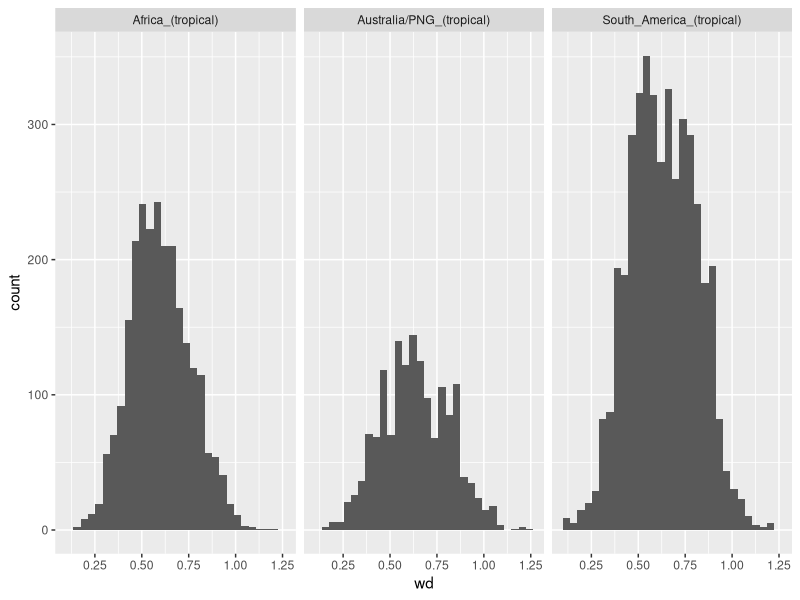
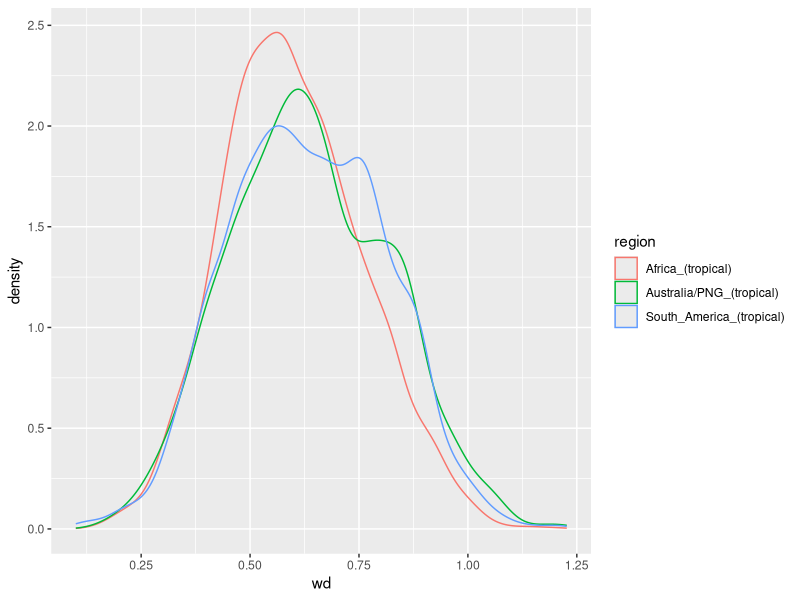
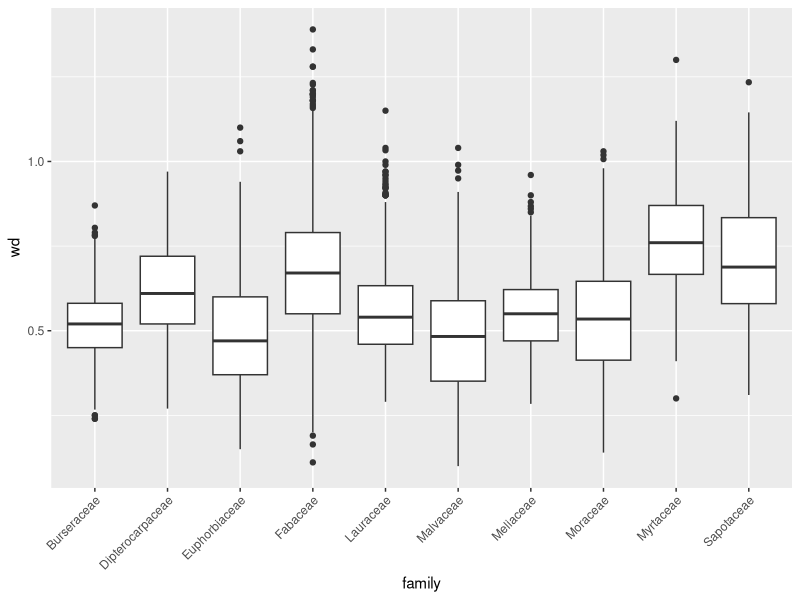
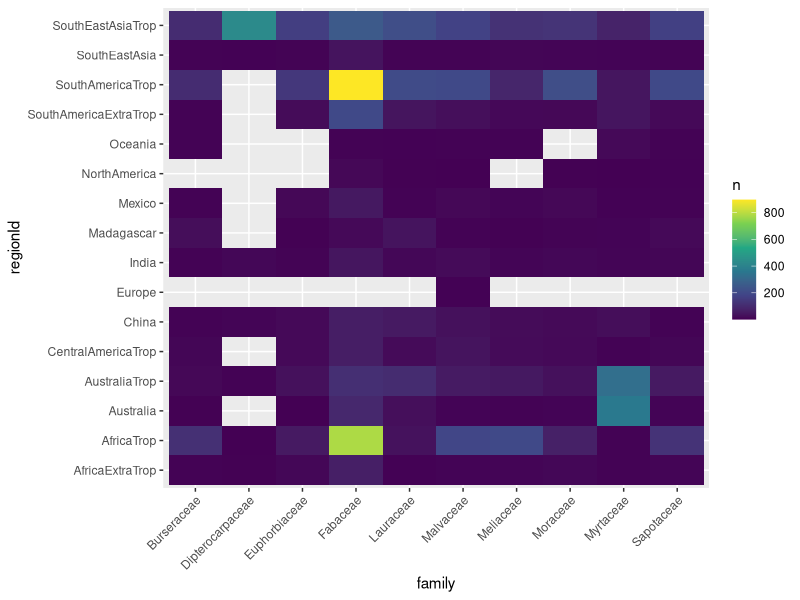
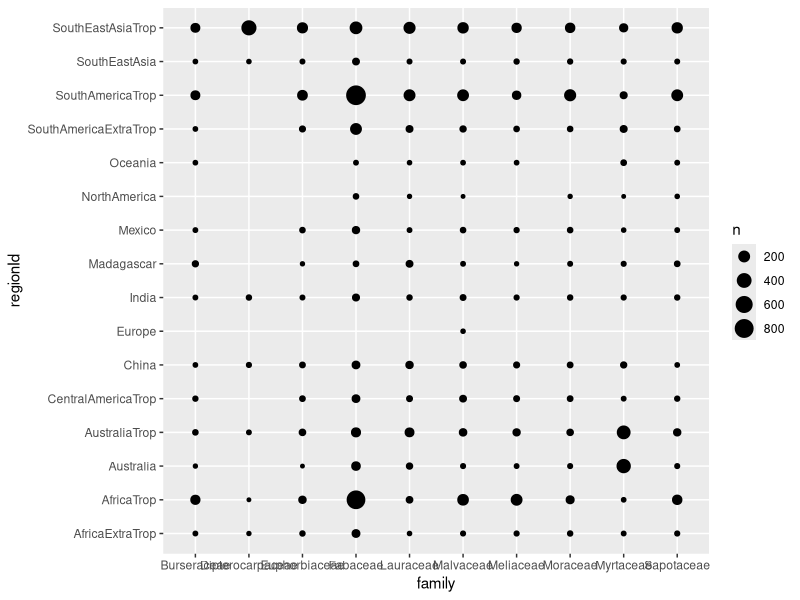
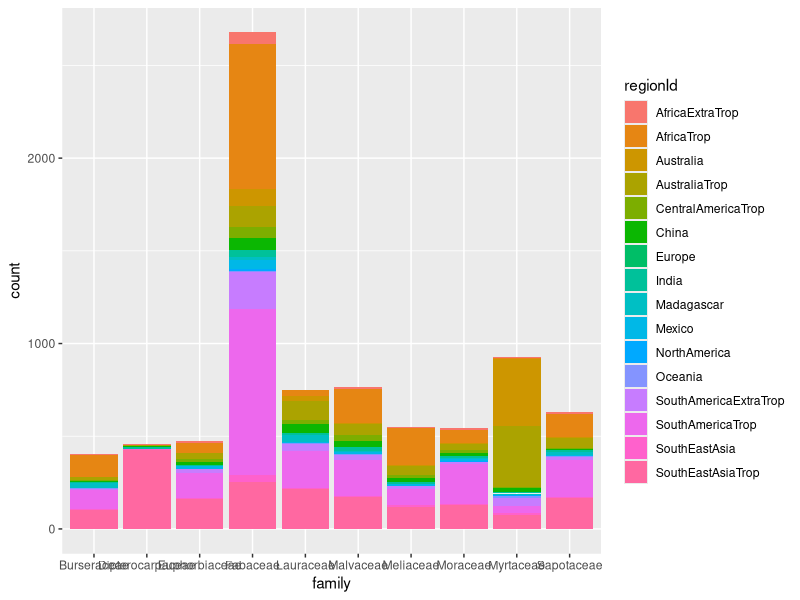
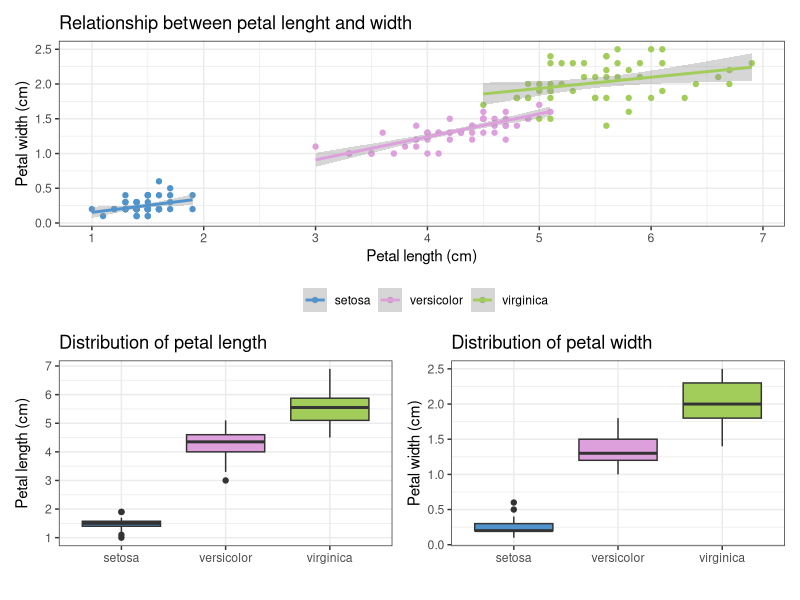

Write the R code that produced these figures, in order.
## ---- chunk 1
#| message: false
library(tidyverse)
library(patchwork)
## ---- chunk 2
wdData <- read_csv("data/wdData.csv")
str(wdData)
## ---- chunk 3
wdData %>% 
  filter(region %in% c("South_America_(tropical)", 
                       "Australia/PNG_(tropical)", 
                       "Africa_(tropical)")) %>% 
  ggplot(aes(x = wd)) + 
  geom_histogram() + 
  facet_wrap(~ region)
## ---- chunk 4
wdData %>% 
  filter(region %in% c("South_America_(tropical)", 
                       "Australia/PNG_(tropical)", 
                       "Africa_(tropical)")) %>% 
  ggplot(aes(x = wd, color = region)) + 
  geom_density()
## ---- chunk 5
# we do a boxplot because a density plot would be too much
abd_10 <- wdData %>% 
  count(family) %>% 
  arrange(desc(n)) %>% 
  slice_head(n = 10) 

wdData %>% 
  filter(family %in% abd_10$family) %>% 
  ggplot(aes(x = family, y = wd)) + 
  geom_boxplot() +
  theme(axis.text.x = element_text(angle = 45, hjust = 1))
## ---- chunk 6
# 1st possibility: heatmap
wdData %>% 
  filter(family %in% abd_10$family) %>% 
  count(family, regionId) %>% 
  ggplot(aes(x = family, y = regionId)) + 
  geom_tile(aes(fill = n)) +
  theme(axis.text.x = element_text(angle = 45, hjust = 1)) +
  scale_fill_viridis_c()
## ---- chunk 7
# 2nd possibility: bubble plot
wdData %>% 
  filter(family %in% abd_10$family) %>% 
  ggplot(aes(x = family, y = regionId)) + 
  geom_count()
## ---- chunk 8
# 3rd possibility: a stacked barplot
wdData %>% 
  filter(family %in% abd_10$family) %>% 
  ggplot(aes(x= family, fill = regionId)) + 
  geom_bar(position="stack") 
# but here difficult to find a palette with so many diverging colors
## ---- chunk 9
data(iris)
str(iris)
## ---- chunk 10
#| fig-width: 8
#| fig-height: 8
#| message: false

# 1st plot
p1 <- ggplot(iris, aes(x = Petal.Length, y=Petal.Width, 
                       color = Species)) + 
  geom_point() + 
  geom_smooth(method = lm) + 
  labs(x = "Petal length (cm)", # x axis label
       y = "Petal width (cm)",  # y axis label
       color = "",              # no title for the legend
       title = "Relationship between petal lenght and width") + # plot title
  scale_x_continuous(breaks = 1:8) + # change tick marks on x axis
  scale_y_continuous(breaks = seq(0, 2.5, by=0.5)) + # change tick marks on y axis
  scale_color_manual(values = c("setosa" = "steelblue3", # set the colours
                                "versicolor" = "plum",
                                "virginica" = "darkolivegreen3")) + 
  theme_bw() + # change the theme
  theme(legend.position = "bottom") # change the position of the legend

# 2nd plot
p2 <- ggplot(iris, aes(x = Species, y = Petal.Length, fill = Species)) +
  geom_boxplot() + 
  labs(x = "", # x axis label
       y = "Petal length (cm)", # y axis label
       title = "Distribution of petal length") + # plot title
  scale_y_continuous(breaks = 1:8) + # change tick marks on y axis
  scale_fill_manual(values = c("setosa" = "steelblue3", # set the colours
                                "versicolor" = "plum",
                                "virginica" = "darkolivegreen3")) + 
  theme_bw() + # change the theme
  theme(legend.position = "none") # remove the legend

# 3rd plot
p3 <- ggplot(iris, aes(x = Species, y = Petal.Width, fill = Species)) +
  geom_boxplot() + 
  labs(x = "", # x axis label
       y = "Petal width (cm)", # y axis label
       title = "Distribution of petal width") + # plot title
  scale_y_continuous(breaks = seq(0, 2.5, by=0.5)) + # change tick marks on y axis
  scale_fill_manual(values = c("setosa" = "steelblue3", # set the colours
                                "versicolor" = "plum",
                                "virginica" = "darkolivegreen3")) + 
  theme_bw() + # change the theme
  theme(legend.position = "none") # remove the legend

p1 /(p2 | p3) # assemble the plots with patchwork
